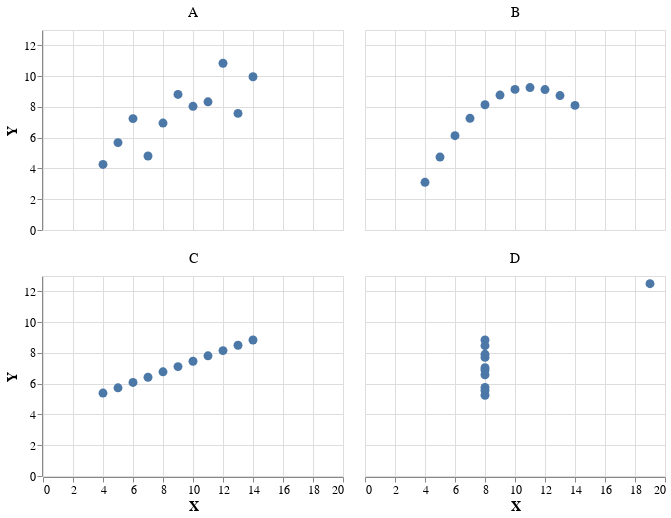

Notebook source saved alongside this figure:
### Markdown cell above
#### Plotting the data immediately reveals patterns in the data 

So if you can't really see any patterns in the data
and the statistical summaries are the same,
that must mean that the four sets are pretty similar, right?
Sounds about right to me so let's go ahead and plot them to have a quick look and...

### Code cell
# Make plot elements easier to see
# This is a bit ugly but there is no faster why,
# maybe we should discuss if we want this in all slide decks
# or just go with the default smaller font.
def bigger_font():
    return {
        'config': {
            'view': {'continuousWidth': 400, 'continuousHeight': 300},
            'legend': {'symbolSize': 14, 'titleFontSize': 14, 'labelFontSize': 14},
            'axis': {'titleFontSize': 14, 'labelFontSize': 12},
            'header': {'titleFontSize': 16, 'labelFontSize': 14},
            'encoding': {'x': {'scale': {'zero': False}}}}}
alt.themes.register('bigger_font', bigger_font)
alt.themes.enable('bigger_font')
(alt.Chart(anscombe).mark_circle(size=80, opacity=1).encode(
    x='X',
    y='Y')
 .properties(width=300, height=200)
 .facet('Set', columns=2)
 .configure_axis(grid=True)
 .configure_header(title=None)
)

### Figure 1 — Vega-Lite specification as saved in the notebook (floating-point values rounded to 4 significant figures)
{"config": {"view": {"continuousWidth": 400, "continuousHeight": 300}, "legend": {"symbolSize": 14, "titleFontSize": 14, "labelFontSize": 14}, "axis": {"titleFontSize": 14, "labelFontSize": 12, "grid": true}, "header": {"titleFontSize": 16, "labelFontSize": 14, "title": null}, "encoding": {"x": {"scale": {"zero": false}}}}, "data": {"name": "data-c35d6c3f5c5f056f771728e6bffdb214"}, "facet": {"field": "Set", "type": "nominal"}, "spec": {"mark": {"type": "circle", "opacity": 1, "size": 80}, "encoding": {"x": {"field": "X", "type": "quantitative"}, "y": {"field": "Y", "type": "quantitative"}}, "height": 200, "width": 300}, "columns": 2, "$schema": "https://vega.github.io/schema/vega-lite/v4.17.0.json", "datasets": {"data-c35d6c3f5c5f056f771728e6bffdb214": [{"X": 10, "Y": 8.04, "Set": "A"}, {"X": 8, "Y": 6.95, "Set": "A"}, {"X": 13, "Y": 7.58, "Set": "A"}, {"X": 9, "Y": 8.81, "Set": "A"}, {"X": 11, "Y": 8.33, "Set": "A"}, {"X": 14, "Y": 9.96, "Set": "A"}, {"X": 6, "Y": 7.24, "Set": "A"}, {"X": 4, "Y": 4.26, "Set": "A"}, {"X": 12, "Y": 10.84, "Set": "A"}, {"X": 7, "Y": 4.81, "Set": "A"}, {"X": 5, "Y": 5.68, "Set": "A"}, {"X": 10, "Y": 9.14, "Set": "B"}, {"X": 8, "Y": 8.14, "Set": "B"}, {"X": 13, "Y": 8.74, "Set": "B"}, {"X": 9, "Y": 8.77, "Set": "B"}, {"X": 11, "Y": 9.26, "Set": "B"}, {"X": 14, "Y": 8.1, "Set": "B"}, {"X": 6, "Y": 6.13, "Set": "B"}, {"X": 4, "Y": 3.1, "Set": "B"}, {"X": 12, "Y": 9.13, "Set": "B"}, {"X": 7, "Y": 7.26, "Set": "B"}, {"X": 5, "Y": 4.74, "Set": "B"}, {"X": 10, "Y": 7.46, "Set": "C"}, {"X": 8, "Y": 6.77, "Set": "C"}, {"X": 13, "Y": 8.5, "Set": "C"}, {"X": 9, "Y": 7.11, "Set": "C"}, {"X": 11, "Y": 7.81, "Set": "C"}, {"X": 14, "Y": 8.84, "Set": "C"}, {"X": 6, "Y": 6.08, "Set": "C"}, {"X": 4, "Y": 5.39, "Set": "C"}, {"X": 12, "Y": 8.15, "Set": "C"}, {"X": 7, "Y": 6.42, "Set": "C"}, {"X": 5, "Y": 5.73, "Set": "C"}, {"X": 8, "Y": 6.58, "Set": "D"}, {"X": 8, "Y": 5.76, "Set": "D"}, {"X": 8, "Y": 7.71, "Set": "D"}, {"X": 8, "Y": 8.84, "Set": "D"}, {"X": 8, "Y": 8.47, "Set": "D"}, {"X": 8, "Y": 7.04, "Set": "D"}, {"X": 8, "Y": 5.25, "Set": "D"}, {"X": 19, "Y": 12.5, "Set": "D"}, {"X": 8, "Y": 5.56, "Set": "D"}, {"X": 8, "Y": 7.91, "Set": "D"}, {"X": 8, "Y": 6.89, "Set": "D"}]}}
